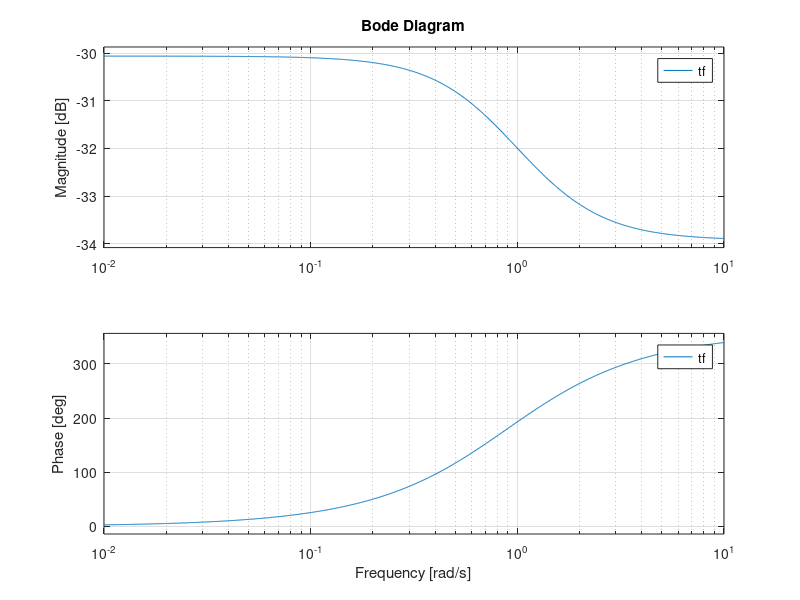
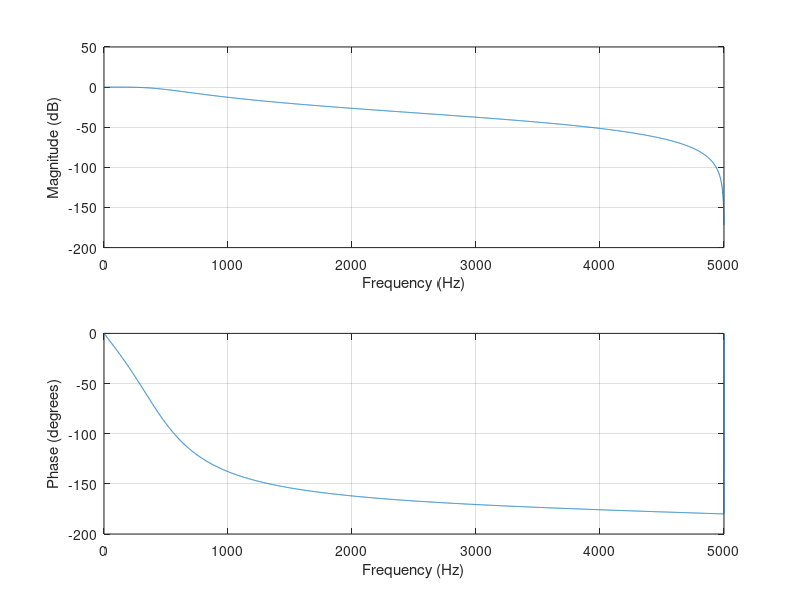

Recreate these plots in MATLAB, in order.
clear all;

Fp = 1000; Fs = 5000; Fsample = 10000;

Wp=Fp/Fsample;
Ws=Fs/Fsample; 

[N,Wn]=buttord(Wp,Ws,3,30);
[zeros_,poles_,scale_]=butter(N,Wn);
[num,den]=butter(N,Wn);

tf=zpk(zeros_,poles_,scale_);
bode(tf);
figure;
freqz(num,den,5000,Fsample);